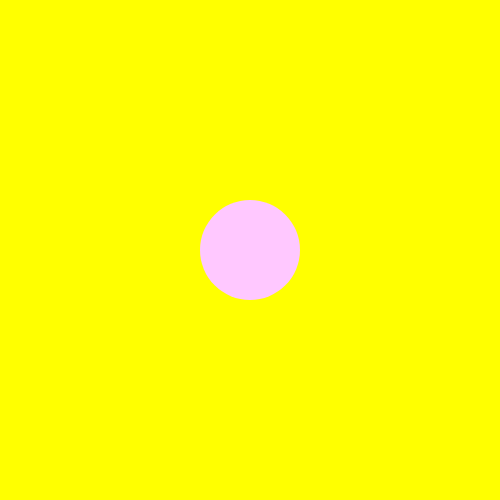
Frame 1 (no input)
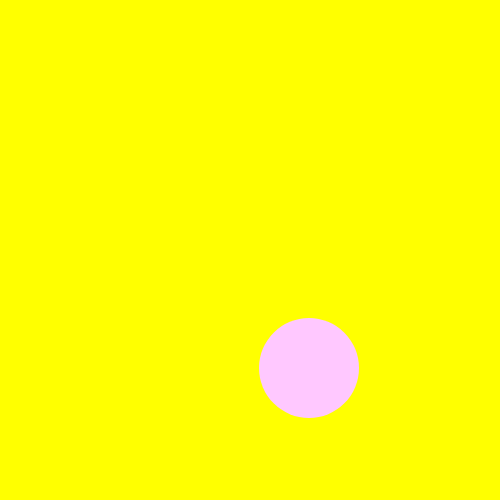
Frame 60 (no input)
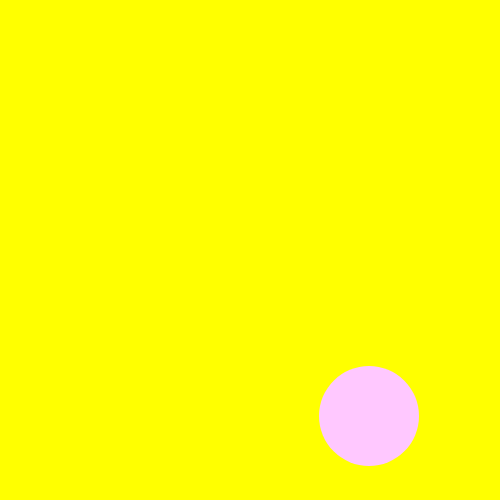
Frame 120 (the mouse pressed at the canvas centre since frame 60)

The p5.js sketch that drew these frames (run headless with seeded random() and noise() and a simulated clock; from frame 60 on, the mouse is pressed at the canvas centre):

// p5.js sketch
// ── sketch.js
//Advanced Bouncing Ball
//Using conditional statements to animate a bouncing ball

var y; //declare a global variable for y-coodinate
var x; //declare a global variable for x-coordinate
//Declare global variables for y-direction and x-direction and assign values to them.
//Negative value for the direction moves the ball backwards,
//positive value moves the ball forwards.
//The larger the number, the faster the ball moves.
var yDirection = 2;
var xDirection = 1;
//Declare variable for the size of the ball and assign a value for it
var ballSize = 100;

function setup(){
    createCanvas(500,500);
    //We want our ball to start from the center of the screen
    //so we assign these values for the x and y coordinates
    y = height/2;
    x = width/2;
}
function draw(){
    noStroke(); //draw without stroke
    background(255,255,0); //update background
    fill(255,200,255); //make fill
    //draw an ellipse at x and y coordinates
    //define the size of the ellipse with ballSize
    ellipse(x,y,ballSize,ballSize);
    y += yDirection;
    x += xDirection;
    //Check boundaries for y-coordinate:
    //If the ball is going outside the canvas from top (y<0) or bottom, reverse the direction. Because y is the coordinate of the center of the ball, we want to use the ballSize too: 
    //We want  the ball to change direction when the side of the ball hits the wall, not when the center of the ball hits the wall.
    if(y  > height-ballSize/2 || y < ballSize/2){
        yDirection = yDirection * (-1);
    }
    //Check boundaries for x-coordinate:
    //If the ball is going outside the canvas from left (x<0) or right side (x>width), reverse the direction. Also here we want the ball to bounce when the side of the ball hits the wall, not when the center of the ball hits the wall, so we use the ballSize.  
    if(x  > width-ballSize/2 || x < ballSize/2){
        xDirection = xDirection * (-1);
    }
    
}
